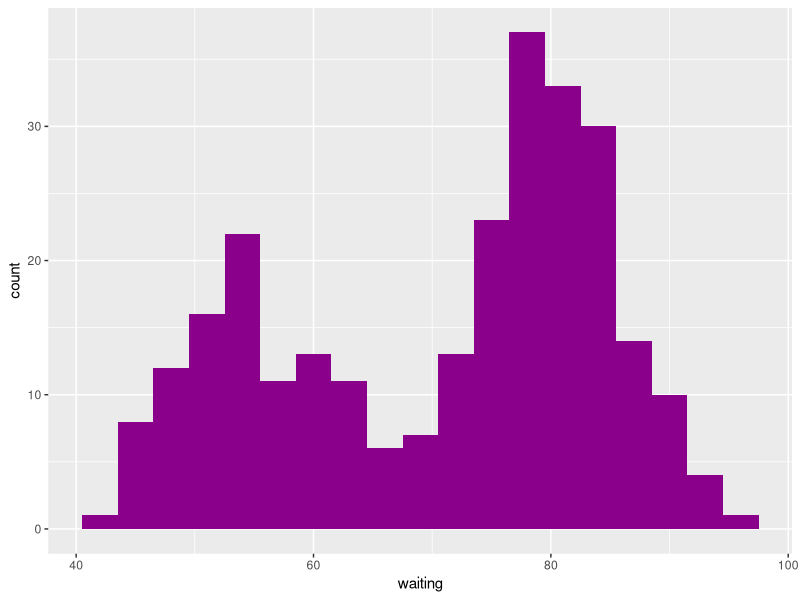
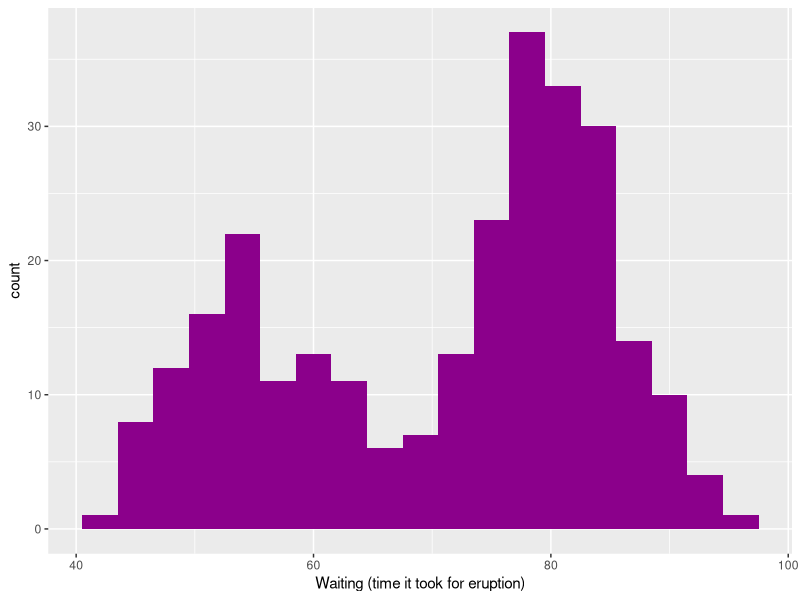
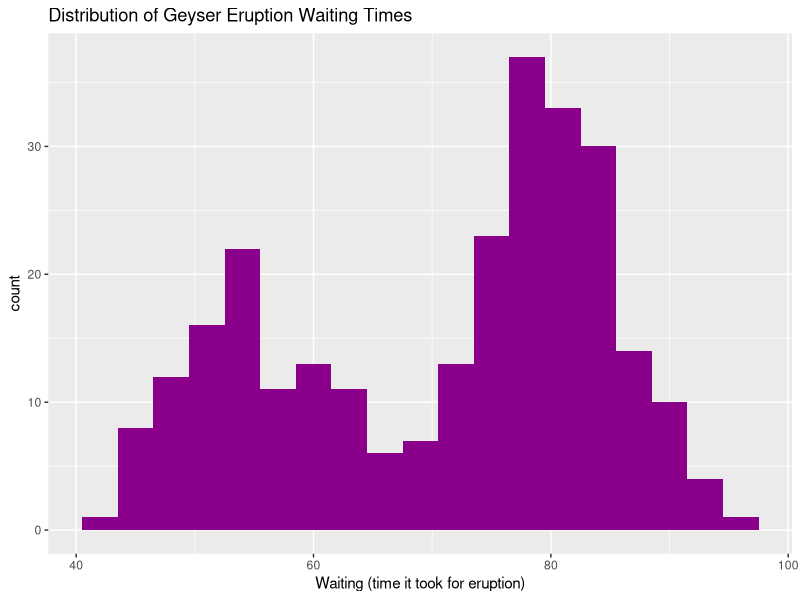

Reproduce these figures in R, in order.
## ---- chunk 1
knitr::opts_chunk$set(echo = TRUE)
## ---- chunk 2
# Load data
str(faithful)
## ---- chunk 3
# Data Visualization
library(ggplot2)
ggplot(faithful, aes(x = waiting)) + geom_histogram(binwidth = 3, fill = 'darkmagenta') 

## ---- chunk 4
# Adding labels
library(ggplot2)
ggplot(faithful, aes(x = waiting)) + geom_histogram(binwidth = 3, fill = 'darkmagenta') +xlab('Waiting (time it took for eruption)')
## ---- chunk 5
# Adding labels
library(ggplot2)
ggplot(faithful, aes(x = waiting)) + geom_histogram(binwidth = 3, fill = 'darkmagenta') +xlab('Waiting (time it took for eruption)')  + ggtitle("Distribution of Geyser Eruption Waiting Times")
